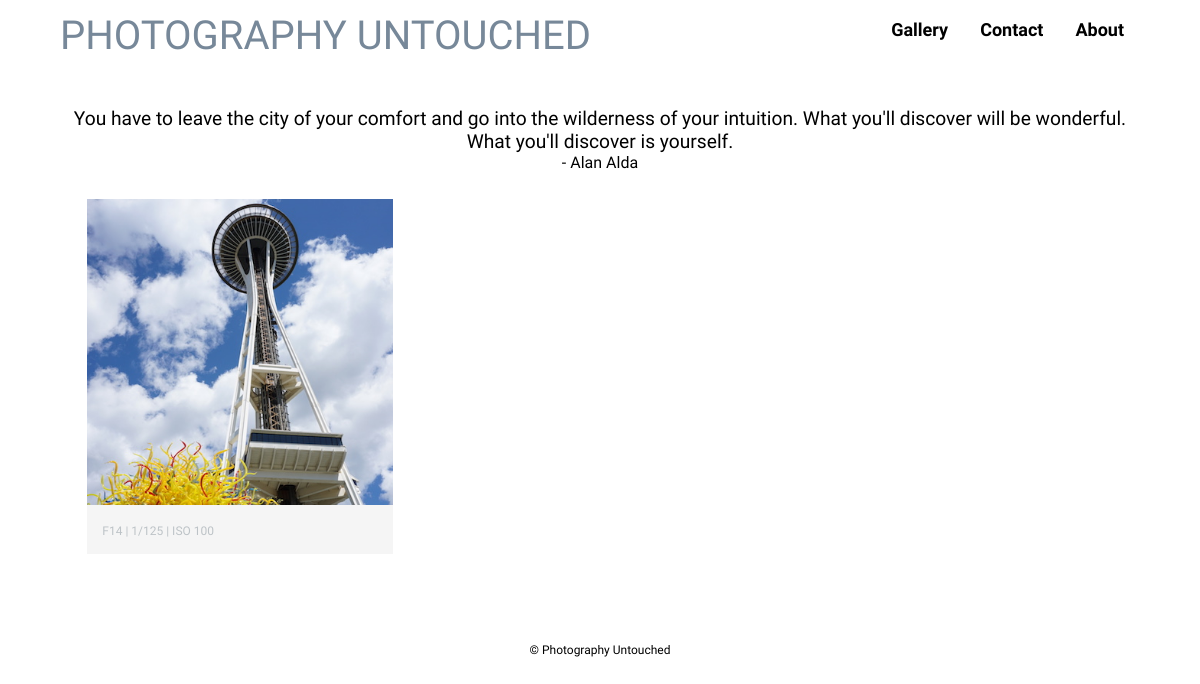
Screenshot of /city/ with the database file from the repository.
### photos/models.py (models this page shows, shortened)
class Photo(models.Model):
    title = models.CharField(max_length=200)
    width = models.IntegerField(default=400)
    height = models.IntegerField(default=400)
    image = models.ImageField(null=False, blank=False, width_field="width", height_field="height")
    description = models.CharField(max_length=400, default='F-stop | Shutter Speed | ISO')
    category = models.CharField(max_length=1, default='', blank=False, choices=categories)
    location = models.CharField(max_length=200, default='')
    city = models.CharField(max_length=200, default='')
    timestamp = models.DateTimeField(auto_now_add=True, auto_now=False)
    class Meta:
        ordering = ["timestamp"]

### photos/views.py (the view)
# urls.py: url(r'^city/', city, name='city'),
def city(request):
    queryset = Photo.objects.filter(category='C')
    context = {
        "photos": queryset,
    }
    return render(request, "city.html", context)

### photography_untouched/templates/city.html (shortened to what this page needs)
{% extends "base.html" %}
{% block content %}
      <header>
        <a href="{% url 'index' %}" id="logo">
          <h1 class = "title">PHOTOGRAPHY UNTOUCHED</h1>
        </a>
        <nav>
          <ul>
            <li><a href="{% url 'about' %}">About</a></li>
            <li><a href="{% url 'contact' %}">Contact</a></li>
            <li class="dropdown"><a href="{% url 'gallery' %}" class="dropbtn">Gallery</a>
            </li>
          </ul>
        </nav>
      </header>
      <div class="container">
          <q class="quote">You have to leave the city of your comfort and go into the wilderness of your intuition. What you'll discover will be wonderful. What you'll discover is yourself.</q><br><p class ="quoter">- Alan Alda</p>
          <ul id="gallery">
            {% for photo in photos %}
            {% if photo.image %}
            <li><img src='{{ photo.image.url }}'>
            <p>{{ photo.description }}</p></li>
            {% endif %}
            {% endfor %}
          </ul>
      </div>
{% endblock %}

### photography_untouched/static/photos/style.css (style rules this page uses)
article, aside, details, figcaption, figure, footer, header, hgroup, main, nav, section, summary { display: block; }
html { font-size: 100%; -webkit-text-size-adjust: 100%; -ms-text-size-adjust: 100%; }
html, button, input, select, textarea { font-family: sans-serif; }
body { margin: 0; }
h1 { font-size: 2em; margin: 0.67em 0; }
p, pre { margin: 1em 0; }
q { quotes: none; }
q:before, q:after { content: ''; content: none; }
dl, menu, ol, ul { margin: 1em 0; }
menu, ol, ul { padding: 0 0 0 40px; }
nav ul, nav ol { list-style: none; list-style-image: none; }
img { border: 0; -ms-interpolation-mode: bicubic; }
.container { max-width: 1400px; margin: 0 auto; padding: 0 5%; }
a { text-decoration: none; }
header { float: left; margin: 0 0 30px 0; padding: 5px 0 0 0; width: 100%; }
#logo { text-align: center; margin: 0; }
h1 { font-family: 'Quicksand', sans-serif; margin: 15px 0; font-size: 1.75em; font-weight: normal; line-height: 0.8em; color: #778899; }
nav ul { list-style-type: none; margin: 0; padding: 0; overflow: hidden; }
nav li { float: right; }
nav li a, .dropbtn { display: inline-block; color: black; text-align: center; padding: 14px 16px; text-decoration: none; font-weight: 600; }
nav li.dropdown { display: inline-block; }
body { font-family: 'Anaheim', sans-serif; color: #000; background-color: #fff; }
q.quote { width: 100%; display: inline-block; padding-top: 10px; font-family: 'IM Fell Great Primer', serif; font-size: 1.2em; text-align: center; }
.quoter { text-align:center; margin: 0; }
img { max-width: 100%; }
#gallery { margin: 0; padding: 0; list-style: none; }
#gallery li { float: left; width: 45%; margin: 2.5%; background-color: #f5f5f5; color: #bdc3c7; }
#gallery li p { margin: 0; padding: 5%; font-size: 0.75em; color: #bdc3c7 }
@media screen and (min-width: 480px) { #gallery li { width: 28.3333%; } }
@media screen and (min-width: 660px) { nav { float: right; font-size: 1.125em; margin-right: 5%; text-align: right; width: 45%; } }
@media screen and (min-width: 660px) { #logo { float: left; margin-left: 5%; text-align: left; width: 45%; } }
@media screen and (min-width: 660px) { h1 { font-size: 2.5em; } }

### rows the page displays
Photo: image (picture), description "F14 | 1/125 | ISO 100"
